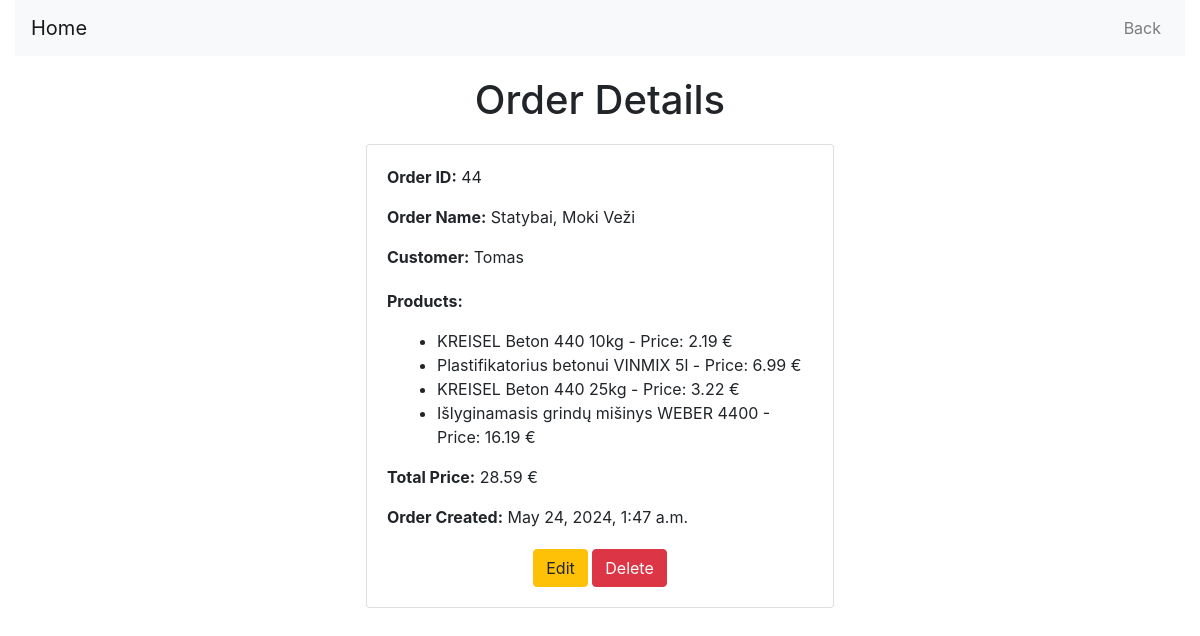
/orders/44/ (signed in), run on the app's committed database.
### orders/models.py (models this page shows, shortened)
class Order(models.Model):
    user = models.ForeignKey(User, on_delete=models.CASCADE, default=None)
    products = models.ManyToManyField(Product)
    date_ordered = models.DateTimeField(auto_now_add=True)
    order_name = models.CharField(max_length=100)

class Product(models.Model):
    user = models.ForeignKey(User, on_delete=models.CASCADE, default=None)
    name = models.CharField(max_length=100)
    description = models.TextField()
    price = models.DecimalField(max_digits=10, decimal_places=2)

### orders/views.py (the view)
# urls.py: path('<int:order_id>/', views.order_detail, name='order_detail'),
@login_required
@permission_required('orders.view_order', raise_exception=True)
def order_detail(request, order_id):
    try:
        order = Order.objects.get(id=order_id)
        if order.user != request.user:
            raise PermissionDenied("You do not have permission to view this order.")
        total_price = order.products.all().aggregate(total_price=Sum('price'))['total_price']
        return render(request, 'orders/order_detail.html', {'order': order, 'total_price': total_price})
    except PermissionDenied as e:
        return render(request, 'orders/error.html', {'message': str(e)})
    except Order.DoesNotExist:
        return render(request, 'orders/error.html', {'message': "Order does not exist."})

### orders/templates/orders/order_detail.html (shortened to what this page needs)
<!DOCTYPE html>
<html lang="en">
<head>
    {% load static %}
    <link href="https://stackpath.bootstrapcdn.com/bootstrap/4.5.2/css/bootstrap.min.css" rel="stylesheet">
    <link rel="stylesheet" href="{% static 'order.css' %}">
</head>
<body>
    <div class="container-fluid">
        <nav class="navbar navbar-expand-lg navbar-light bg-light">
            <a class="navbar-brand" href="{% url 'home' %}">Home</a>
            <div class="collapse navbar-collapse" id="navbarNav">
                <ul class="navbar-nav ml-auto">
                    <li class="nav-item">
                        <a class="nav-link" href="{% url 'order_list' %}">Back</a>
                    </li>
                </ul>
            </div>
        </nav>
        <div class="order-container">
            <div class="order-header">
                <h1>Order Details</h1>
            </div>
            <div class="card order-card">
                <div class="card-body">
                    <div class="order-info">
                        <p><strong>Order ID:</strong> {{ order.id }}</p>
                        <p><strong>Order Name:</strong> {{ order.order_name }}</p>
                        <p><strong>Customer:</strong> {{ order.user.username }}</p>
                    </div>
                    <div class="order-info">
                        <p><strong>Products:</strong></p>
                        <ul class="order-products">
                            {% for product in order.products.all %}
                                <li>{{ product.name }} - Price: {{ product.price }} €</li>
                            {% endfor %}
                        </ul>
                        <p><strong>Total Price:</strong> {{ total_price|floatformat:2 }} €</p>
                        <p><strong>Order Created:</strong> {{ order.date_ordered }}</p>
                    </div>
                    {% if user.is_authenticated and user == order.user %}
                        <div class="order-actions">
                            <a href="{% url 'edit_order' order.id %}" class="btn btn-warning">Edit</a>
                            <a href="{% url 'delete_order' order.id %}" class="btn btn-danger">Delete</a>
                        </div>
                    {% endif %}
                </div>
            </div>
        </div>
    </div>
</body>
</html>

### orders/static/order.css (style rules this page uses)
.order-container { margin-top: 20px; }
.order-card { margin-top: 20px; margin-left: 30%; margin-right: 30%; }
.order-header { text-align: center; margin-bottom: 20px; }
.order-info { margin-bottom: 20px; }
.order-products { list-style-type: disc; padding-left: 50px; }
.order-actions { margin-top: 20px; text-align: center; }

### data on the page
Order: id "44", order_name "Statybai, Moki Veži", user.username "Tomas", date_ordered "May 24, 2024, 1:47 a.m."
Product: name "KREISEL Beton 440 10kg", price "2.19"
Product: name "Plastifikatorius betonui VINMIX 5l", price "6.99"
Product: name "KREISEL Beton 440 25kg", price "3.22"
Product: name "Išlyginamasis grindų mišinys WEBER 4400", price "16.19"

### other printed values
{{ total_price|floatformat:2 }} "28.59"
